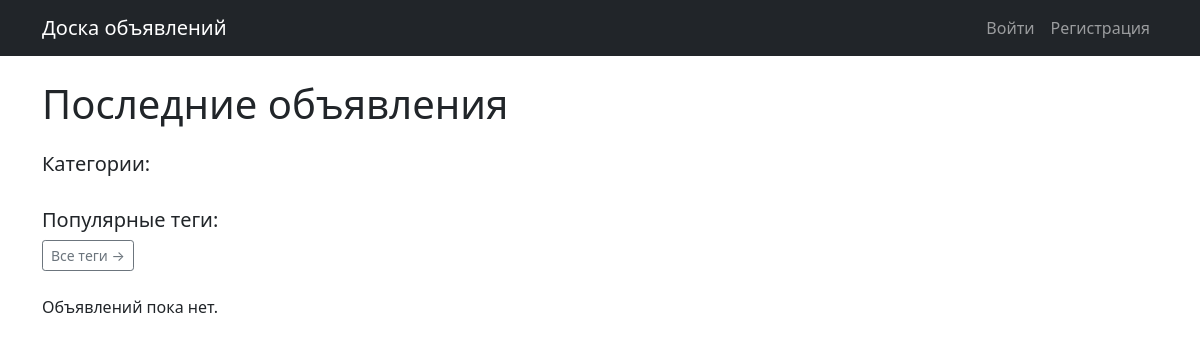
The app's page /, older data.
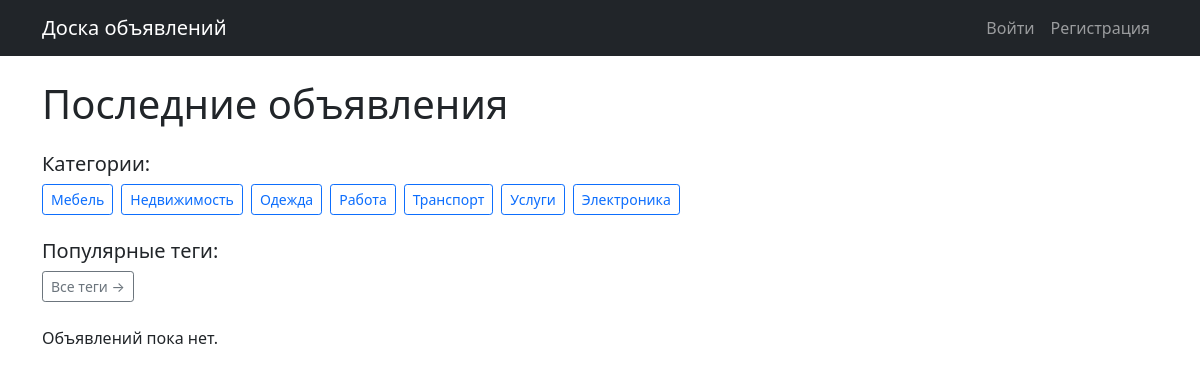
The same page, newer data.
### ads/models.py (models this page shows, shortened)
class Category(models.Model):
    name = models.CharField(max_length=100, verbose_name="Название категории")
    slug = models.SlugField(max_length=100, unique=True, verbose_name="URL-адрес категории")
    description = models.TextField(blank=True, verbose_name="Описание категории")
    class Meta:
        verbose_name = "Категория"
        verbose_name_plural = "Категории"
        ordering = ['name']

### ads/views.py (the view)
# urls.py: path('', views.AdvertisementListView.as_view(), name='home'),
class AdvertisementListView(ListView):
    model = Advertisement
    template_name = 'ads/home.html'
    context_object_name = 'advertisements'
    ordering = ['-created_at']
    paginate_by = 10
    def get_context_data(self, **kwargs):
        context = super().get_context_data(**kwargs)
        context['categories'] = Category.objects.all()
        context['tags'] = Tag.objects.all()[:10]
        context['cities'] = City.objects.all()[:10]
        return context

### ads/templates/ads/home.html (shortened to what this page needs)
{% extends 'ads/base.html' %}
{% block content %}
    <h1 class="mb-4">Последние объявления</h1>
    <div class="mb-4">
        <h5>Категории:</h5>
        <div class="d-flex flex-wrap gap-2">
            {% for category in categories %}
                {% if category.slug %}
                    <a href="{% url 'category_ads' category.slug %}" class="btn btn-outline-primary btn-sm">
                        {{ category.name }}
                    </a>
                {% endif %}
            {% endfor %}
        </div>
    </div>
    <div class="mb-4">
        <h5>Популярные теги:</h5>
        <div class="d-flex flex-wrap gap-2">
            <a href="{% url 'tag_list' %}" class="btn btn-outline-secondary btn-sm">Все теги →</a>
        </div>
    </div>
    {% for advertisement in advertisements %}
        <div class="card mb-3">
            <div class="card-body">
                <h5 class="card-title">
                    <a href="{% url 'advertisement_detail' advertisement.slug %}">{{ advertisement.title }}</a>
                </h5>
                {% if advertisement.cover %}
                    <img src="{{ advertisement.cover.url }}" class="card-img-top mb-2" alt="{{ advertisement.title }}" style="max-height: 200px; object-fit: cover;">
                {% endif %}
                <p class="card-text">{{ advertisement.description|truncatechars:200 }}</p>
                <p class="card-text">
                    <small class="text-muted">
                        {{ advertisement.price }} руб. | {{ advertisement.city }} |
                        {{ advertisement.category }}<br>
                        Создано: <time datetime="{{ advertisement.created_at|date:'c' }}">{{ advertisement.created_at|date:"d.m.Y H:i" }}</time> |
                        Обновлено: <time datetime="{{ advertisement.updated_at|date:'c' }}">{{ advertisement.updated_at|date:"d.m.Y H:i" }}</time><br>
                        <a href="{% url 'profile' advertisement.author.username %}">{{ advertisement.author.username }}</a>
                    </small>
                </p>
                <div class="mt-2">
                    {% for tag in advertisement.tags.all %}
                        <a href="{% url 'tag_ads' tag.slug %}" class="badge" style="background-color: {{ tag.color }}; color: white; text-decoration: none; margin-right: 5px;">
                            {{ tag.name }}
                        </a>
                    {% endfor %}
                </div>
            </div>
        </div>
    {% empty %}
        <p>Объявлений пока нет.</p>
    {% endfor %}
{% endblock %}

Row changes from the older to the newer data that the page shows:
added Category: name "Мебель"
added Category: name "Недвижимость"
added Category: name "Одежда"
added Category: name "Работа"
added Category: name "Транспорт"
added Category: name "Услуги"
added Category: name "Электроника"
